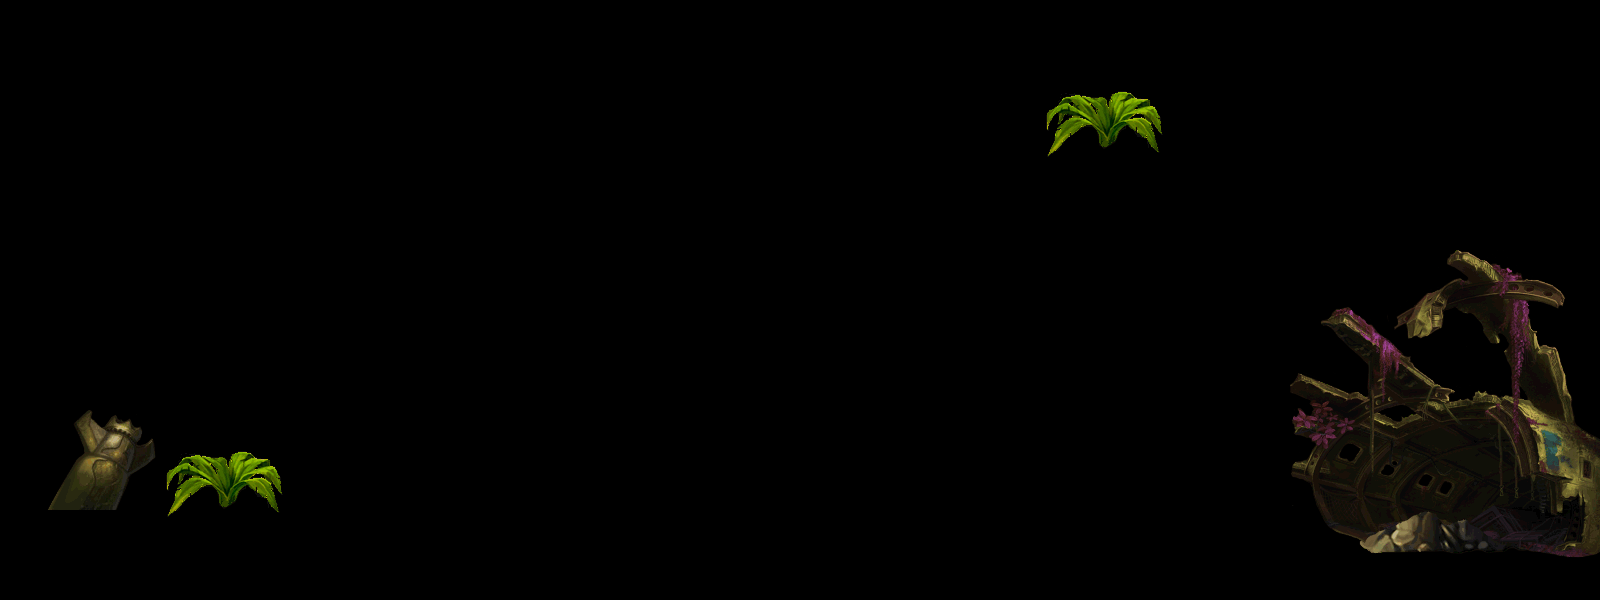

A level layout from a 2D game, rendered from its tile map. Below: a short description, then the map file with tile-grid data replaced by summaries:
An orthogonal 40x15 tile map with 40x40 px tiles, 2 tile layers (land1, land2).

<map version="1.0" orientation="orthogonal" width="40" height="15" tilewidth="40" tileheight="40">
 <tileset firstgid="1" name="c-jinjing" tilewidth="40" tileheight="40">
  <image source="c-jinjing.png" width="1775" height="506" />
 </tileset>
 <layer name="land1" width="40" height="15">
  <data>[600 cells, 115 non-empty, 115 distinct tile ids]</data>
 </layer>
 <layer name="land2" width="40" height="15">
  <data>[600 cells, 40 non-empty, 20 distinct tile ids]</data>
 </layer>
</map>
